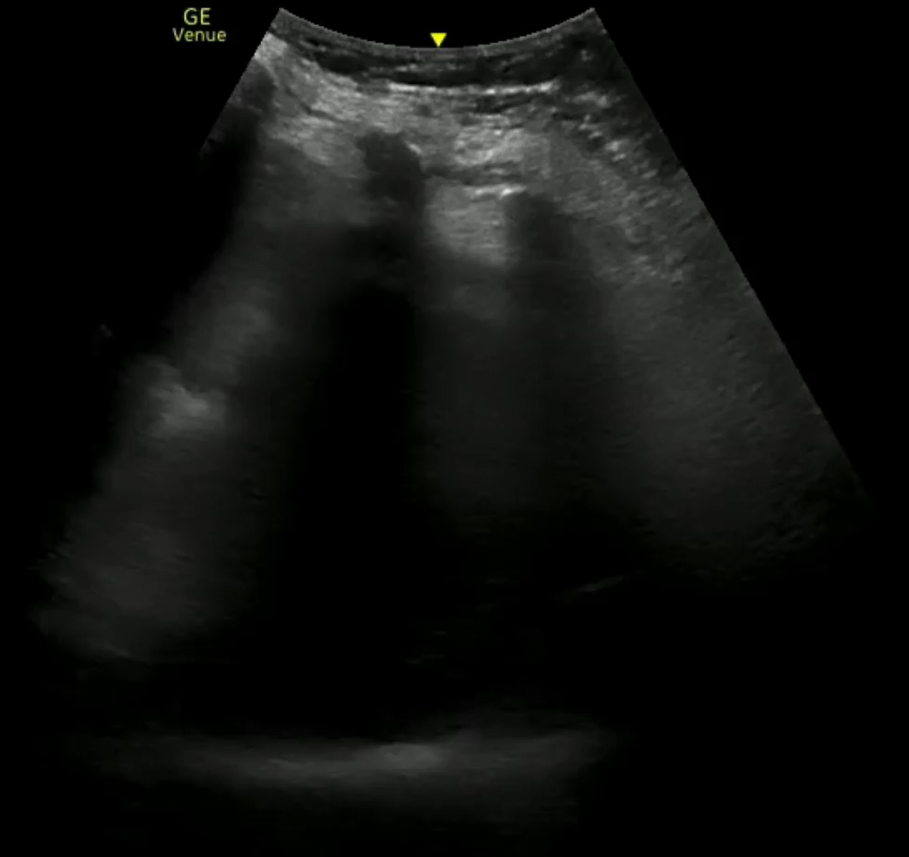
#> input picture US_Image_Reader/data/fan_img_test1.png, 909 x 857 px
$ python -i acquire_pocus_data.py   (imports and definitions only)
#> lines starting #> are read from the running program, lines starting #| are printed output that depends on the picture
#> further down, picture is the input picture: PIL image 909x857 RGBA; mean R, G, B, A 14.3, 15.4, 13.9, 255
"""
Real POCUS Data Acquisition Pipeline
======================================

Downloads and preprocesses publicly available lung ultrasound datasets
for training realistic image generators.

Primary source:
    POCOVID-Net (Born et al., Nature Machine Intelligence 2021)
    https://github.com/jannisborn/covid19_ultrasound
    License: Creative Commons Attribution 4.0

Clinical label mapping rationale
---------------------------------
Source labels are mapped to the MoCoLUS 10-class pathology system based on
established sonographic correlations in the BLUE protocol literature
(Lichtenstein, Chest 2015; Soldati et al., J Ultrasound Med 2020):

    regular   → NORMAL_A_PROFILE (0)
        Normal lung: A-lines (equidistant horizontal reverberations) with
        lung sliding. Seashore sign on M-mode. The sonographic hallmark of
        aerated lung with intact visceral-parietal pleural apposition.

    covid     → B_LINES_DIFFUSE (3) or ARDS_WHITE_LUNG (6)
        COVID-19 lung involvement produces B-lines (vertical ring-down
        artifacts arising from the pleural line). Mild/moderate disease
        shows discrete or confluent B-lines (class 3). Severe disease
        produces complete B-line confluence — "white lung" — where
        individual B-lines are no longer distinguishable (class 6).
        Severity is estimated from subpleural brightness.

    pneumonia → CONSOLIDATION (4)
        Bacterial pneumonia produces tissue-like echogenicity below the
        pleural line ("hepatization") with punctate hyperechoic air
        bronchograms. The shred sign (irregular deep border) distinguishes
        it from pleural effusion.

    viral     → INTERSTITIAL_SYNDROME (9)
        Non-COVID viral pneumonia produces multiple B-lines with small
        subpleural consolidations. The pattern is similar to COVID but
        typically more patchy and asymmetric.

Usage:
    python -m src.acquire_pocus_data
    python -m src.acquire_pocus_data --output data/real_pocus --max-frames-per-video 20
"""

import argparse
import csv
import logging
import subprocess
import sys
from pathlib import Path
from typing import List, Optional, Tuple

import numpy as np
from PIL import Image

logger = logging.getLogger(__name__)

_ROOT = Path(__file__).resolve().parent.parent

# ── Source repository ────────────────────────────────────────────────────────

POCOVID_REPO = "https://github.com/jannisborn/covid19_ultrasound.git"
POCOVID_CLONE_DIR = _ROOT / "data" / "_sources" / "covid19_ultrasound"

# ── Clinical label mapping ──────────────────────────────────────────────────

CLASS_NAMES = {
    0: "normal_a_profile",
    3: "b_lines_diffuse",
    4: "consolidation",
    6: "ards_white_lung",
    9: "interstitial_syndrome",
}

# Brightness threshold for COVID severity classification.
# Subpleural mean brightness > this value indicates confluent B-lines (ARDS).
# Calibrated against expert-labeled POCOVID-Net samples.
ARDS_BRIGHTNESS_THRESHOLD = 0.45


# ── Quality filtering ───────────────────────────────────────────────────────

# [55 lines left out: functions passes_quality_filter, classify_covid_severity, not called in this run]


# ── Image processing ────────────────────────────────────────────────────────

def process_image(
    img: Image.Image,
    target_size: int = 256,
) -> Optional[np.ndarray]:
    """
    Standardize a raw POCUS image for training.

    Steps:
    1. Convert to grayscale (real US is inherently single-channel)
    2. Center-crop to square (removes vendor UI chrome on edges)
    3. Resize to target_size with Lanczos resampling (preserves speckle detail)
    4. Normalize to [0, 1] float32
    """
#> called with target_size = 256
    img = img.convert("L")

    # Center-crop to square
    w, h = img.size
#> w = 909; h = 857
    side = min(w, h)
#> side = 857
    left = (w - side) // 2
#> left = 26
    top = (h - side) // 2
#> top = 0
    img = img.crop((left, top, left + side, top + side))
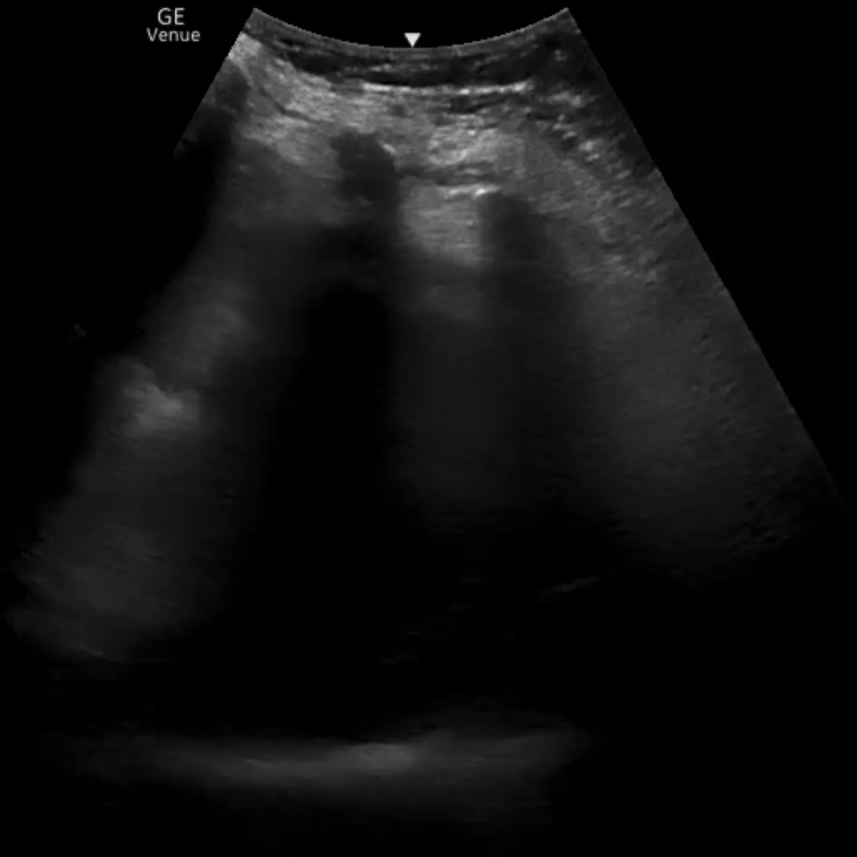
#> img: PIL image 857x857 L; min 0, max 235, mean 15.8

    img = img.resize((target_size, target_size), Image.LANCZOS)
#> img: PIL image 256x256 L
    arr = np.asarray(img, dtype=np.float32) / 255.0
    return arr


# [301 lines left out: functions extract_gif_frames, extract_video_frames, download_pocovid, build_dataset, main, not called in this run]


# [2 lines not run here, left out]

>>> from PIL import Image
>>> picture = Image.open('../US_Image_Reader/data/fan_img_test1.png')
>>> result = process_image(picture)
